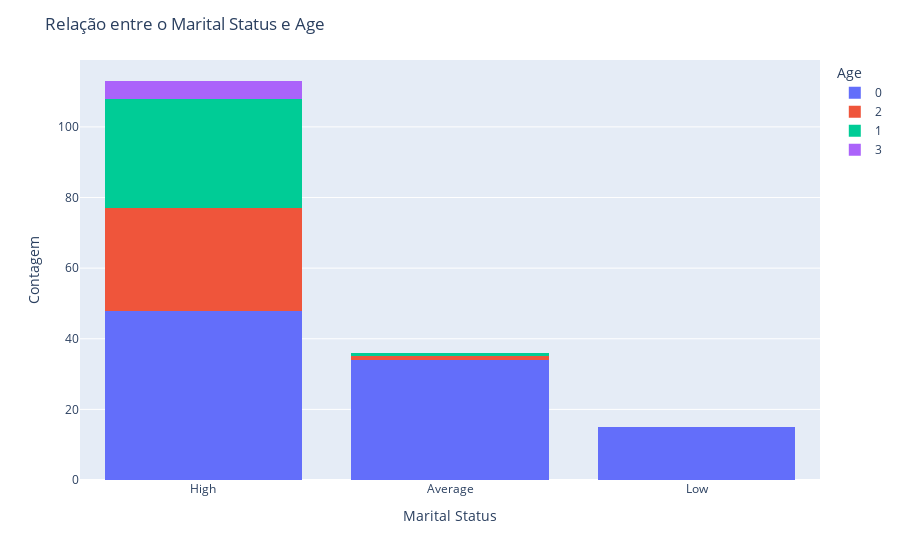

Notebook source saved alongside this figure:
### Markdown cell above
**D) Realize a análise Bivariada.
Tente responder as seguintes perguntas com gráficos seguidos de insights:**



*   Existe relação entre a idade e o status civil?
*   Qual a relação entre o score de crédito e o nível de escolaridade?
*  O salário parece influenciar na idade?
* O salário parece influenciar no Score de Crédito?
* Clientes com casa própria tendem a ter um score mais alto?

### Code cell
#seu código aqui
# Relação idade e status civil
order = df.groupby('Marital Status')['Age'].mean().sort_values(ascending=False).index


fig.update_layout(title='Relação entre o Marital Status e Age',
                  xaxis_title='Marital Status',
                  yaxis_title='Contagem',
                  legend_title='Age')
fig.show()

### Figure 1 — Plotly figure (JSON) as saved in the notebook; plotly's stock layout.template omitted (floating-point values rounded to 4 significant figures)
{"data": [{"alignmentgroup": "True", "bingroup": "x", "hovertemplate": "Number of Children=0<br>Credit Score=%{x}<br>count=%{y}<extra></extra>", "legendgroup": "0", "marker": {"color": "#636efa", "pattern": {"shape": ""}}, "name": "0", "offsetgroup": "0", "orientation": "v", "showlegend": true, "type": "histogram", "x": ["High", "High", "High", "Average", "Average", "High", "High", "Low", "Average", "High", "High", "Low", "Average", "High", "High", "Low", "Average", "High", "Average", "High", "High", "Average", "Average", "High", "High", "Low", "Average", "High", "High", "Low", "Average", "High", "High", "Low", "Average", "High", "Average", "Average", "High", "High", "Average", "Average", "High", "High", "Low", "Average", "High", "High", "Low", "Average", "High", "High", "Low", "Average", "High", "Average", "Average", "High", "High", "Average", "Average", "High", "High", "Low", "Average", "High", "High", "Low", "Average", "High", "High", "Low", "Average", "High", "Average", "Average", "Average", "High", "High", "Average", "High", "High", "Average", "Average", "High", "High", "Low", "Average", "High", "High", "Low", "Average", "High", "High", "Low", "Average", "High"], "xaxis": "x", "yaxis": "y"}, {"alignmentgroup": "True", "bingroup": "x", "hovertemplate": "Number of Children=2<br>Credit Score=%{x}<br>count=%{y}<extra></extra>", "legendgroup": "2", "marker": {"color": "#EF553B", "pattern": {"shape": ""}}, "name": "2", "offsetgroup": "2", "orientation": "v", "showlegend": true, "type": "histogram", "x": ["High", "High", "High", "High", "High", "High", "High", "High", "High", "High", "High", "High", "High", "High", "High", "High", "High", "High", "High", "High", "High", "High", "High", "High", "Average", "High", "High", "High", "High", "High"], "xaxis": "x", "yaxis": "y"}, {"alignmentgroup": "True", "bingroup": "x", "hovertemplate": "Number of Children=1<br>Credit Score=%{x}<br>count=%{y}<extra></extra>", "legendgroup": "1", "marker": {"color": "#00cc96", "pattern": {"shape": ""}}, "name": "1", "offsetgroup": "1", "orientation": "v", "showlegend": true, "type": "histogram", "x": ["High", "High", "High", "High", "High", "High", "High", "High", "High", "High", "High", "High", "High", "High", "High", "High", "High", "High", "High", "High", "High", "High", "High", "High", "High", "Average", "High", "High", "High", "High", "High", "High"], "xaxis": "x", "yaxis": "y"}, {"alignmentgroup": "True", "bingroup": "x", "hovertemplate": "Number of Children=3<br>Credit Score=%{x}<br>count=%{y}<extra></extra>", "legendgroup": "3", "marker": {"color": "#ab63fa", "pattern": {"shape": ""}}, "name": "3", "offsetgroup": "3", "orientation": "v", "showlegend": true, "type": "histogram", "x": ["High", "High", "High", "High", "High"], "xaxis": "x", "yaxis": "y"}], "layout": {"autosize": true, "barmode": "stack", "legend": {"title": {"text": "Age"}, "tracegroupgap": 0}, "margin": {"t": 60}, "title": {"text": "Relação entre o Marital Status e Age"}, "xaxis": {"anchor": "y", "autorange": true, "domain": [0, 1], "range": [-0.5, 2.5], "title": {"text": "Marital Status"}, "type": "category"}, "yaxis": {"anchor": "x", "autorange": true, "domain": [0, 1], "range": [0, 118.9], "title": {"text": "Contagem"}}}}
